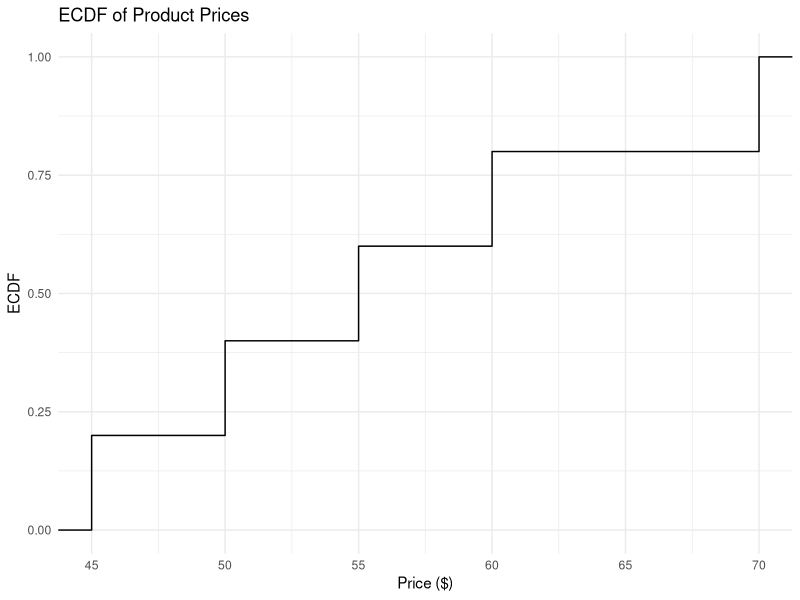
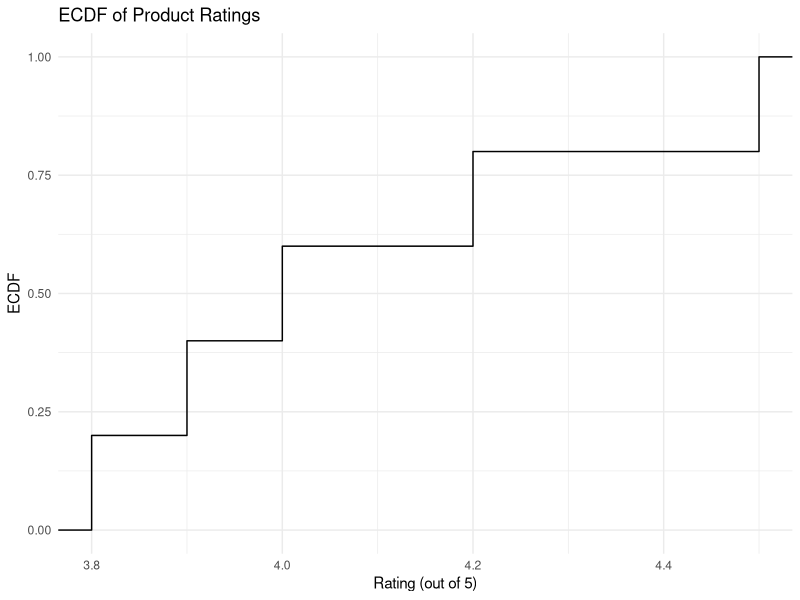
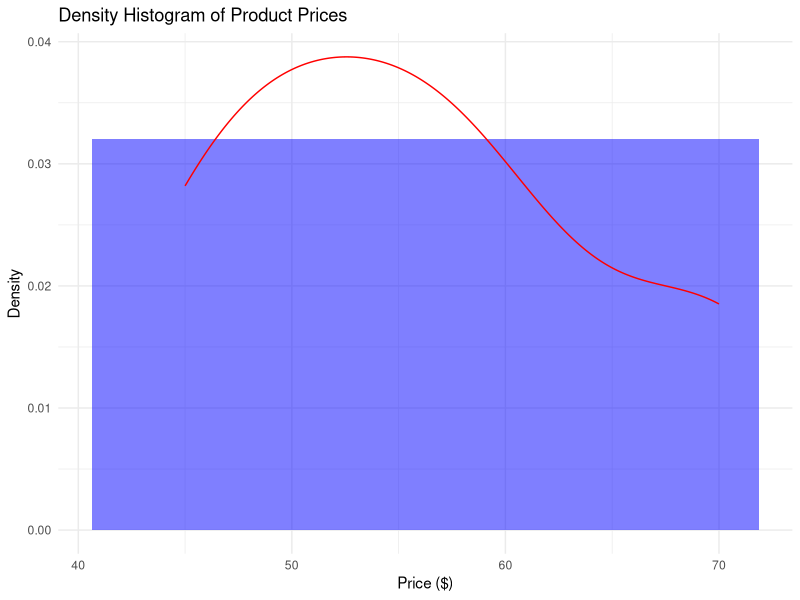
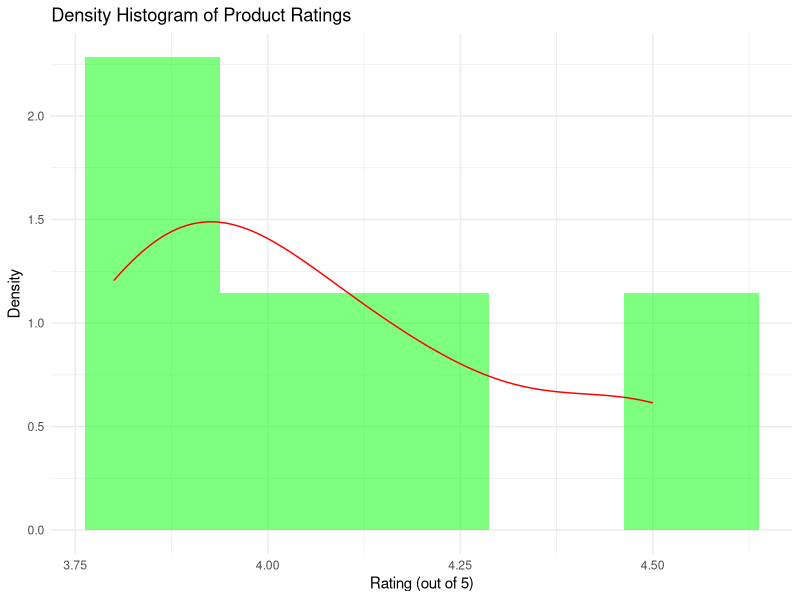
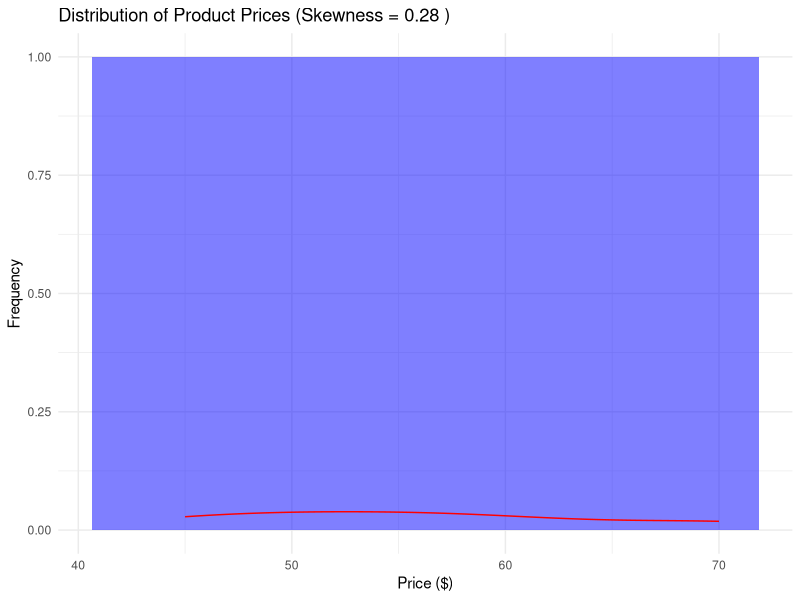
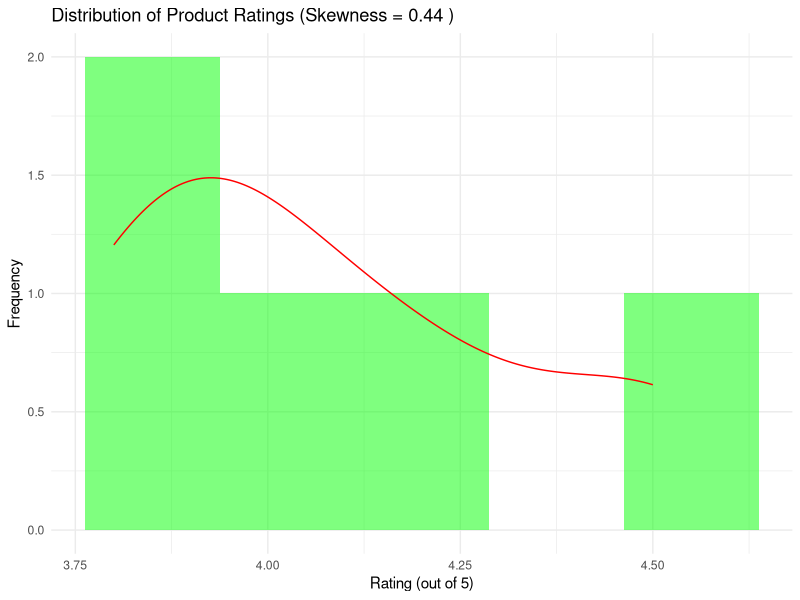

R code for these plots, in order:
# Load necessary library
library(ggplot2)

# Create the data
consumer_data <- data.frame(
  Product = c("A", "B", "C", "D", "E"),
  Price = c(50, 70, 60, 45, 55),
  Rating = c(4.2, 3.8, 4.0, 4.5, 3.9),
  Age_Group = c("25-35", "35-45", "18-25", "45-55", "25-35")
)

# ECDF for Price
ggplot(consumer_data, aes(x = Price)) +
  stat_ecdf(geom = "step") +
  labs(title = "ECDF of Product Prices", x = "Price ($)", y = "ECDF") +
  theme_minimal()

# ECDF for Rating
ggplot(consumer_data, aes(x = Rating)) +
  stat_ecdf(geom = "step") +
  labs(title = "ECDF of Product Ratings", x = "Rating (out of 5)", y = "ECDF") +
  theme_minimal()
# Density Histogram for Price
ggplot(consumer_data, aes(x = Price)) +
  geom_histogram(aes(y = ..density..), bins = 5, fill = "blue", alpha = 0.5) +
  geom_density(color = "red") +
  labs(title = "Density Histogram of Product Prices", x = "Price ($)", y = "Density") +
  theme_minimal()

# Density Histogram for Rating
ggplot(consumer_data, aes(x = Rating)) +
  geom_histogram(aes(y = ..density..), bins = 5, fill = "green", alpha = 0.5) +
  geom_density(color = "red") +
  labs(title = "Density Histogram of Product Ratings", x = "Rating (out of 5)", y = "Density") +
  theme_minimal()
# Load the library for skewness calculation
library(e1071)

# Calculate skewness for Price and Rating
skewness_price <- skewness(consumer_data$Price)
skewness_rating <- skewness(consumer_data$Rating)

# Print the skewness values
skewness_price
skewness_rating

# Visualize the distribution (Price)
ggplot(consumer_data, aes(x = Price)) +
  geom_histogram(bins = 5, fill = "blue", alpha = 0.5) +
  geom_density(color = "red") +
  labs(title = paste("Distribution of Product Prices (Skewness =", round(skewness_price, 2), ")"),
       x = "Price ($)", y = "Frequency") +
  theme_minimal()

# Visualize the distribution (Rating)
ggplot(consumer_data, aes(x = Rating)) +
  geom_histogram(bins = 5, fill = "green", alpha = 0.5) +
  geom_density(color = "red") +
  labs(title = paste("Distribution of Product Ratings (Skewness =", round(skewness_rating, 2), ")"),
       x = "Rating (out of 5)", y = "Frequency") +
  theme_minimal()
